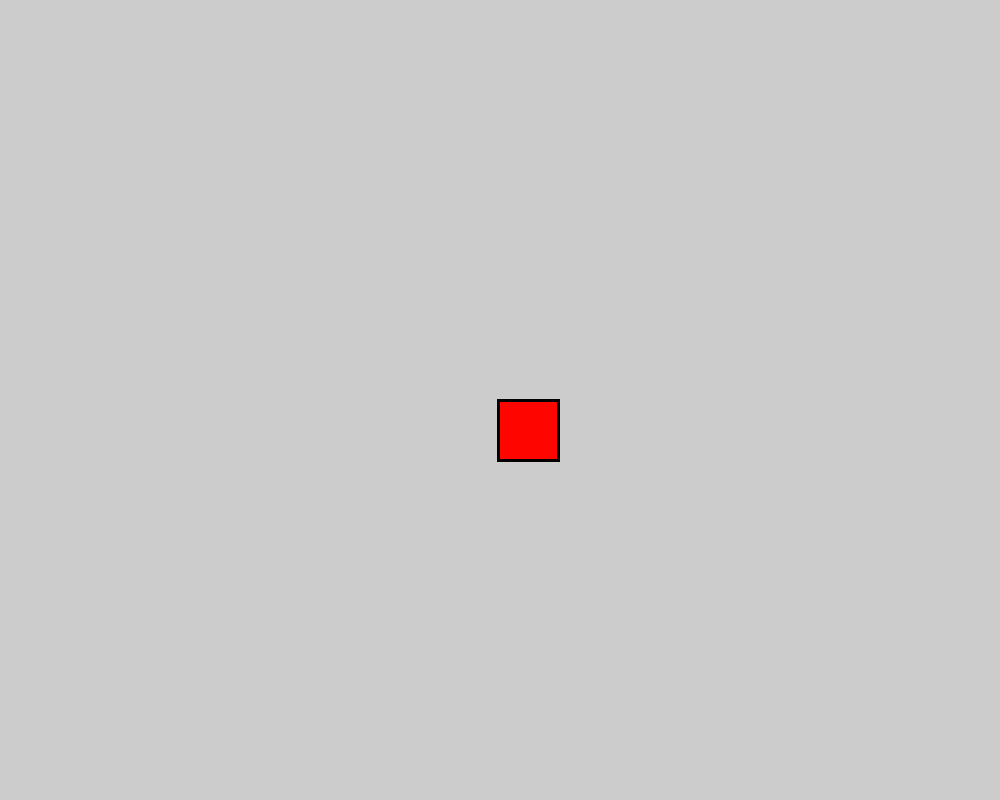
Frame 1 (no input)
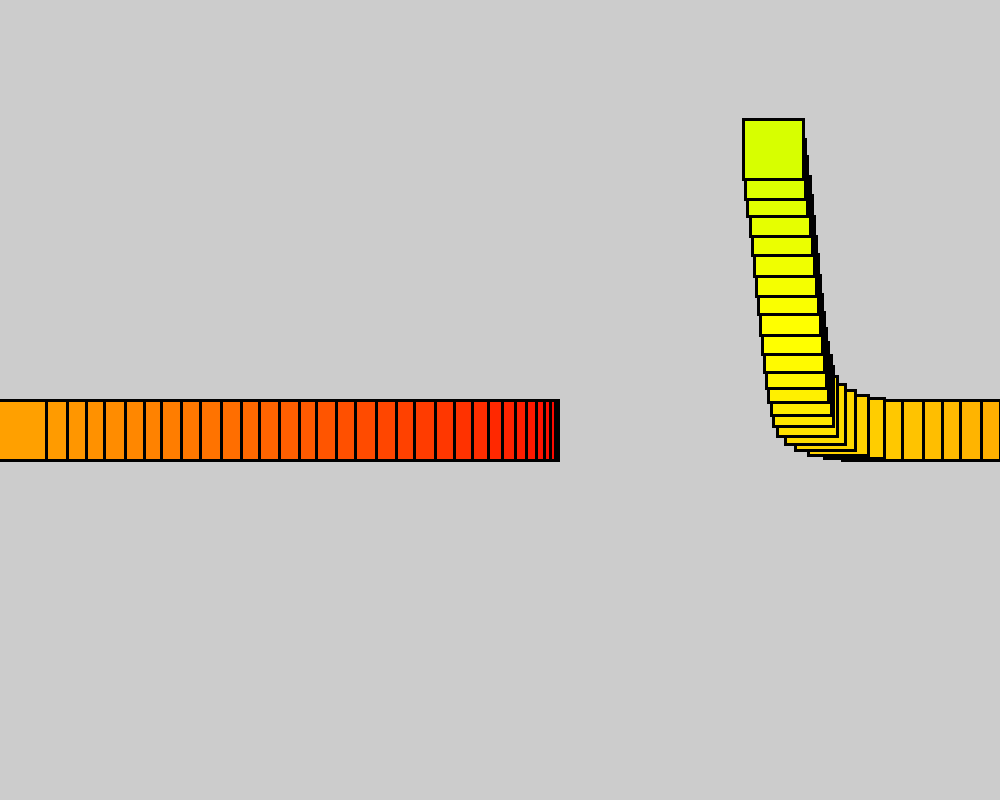
Frame 60 (the mouse pressed at the canvas centre just before this capture)
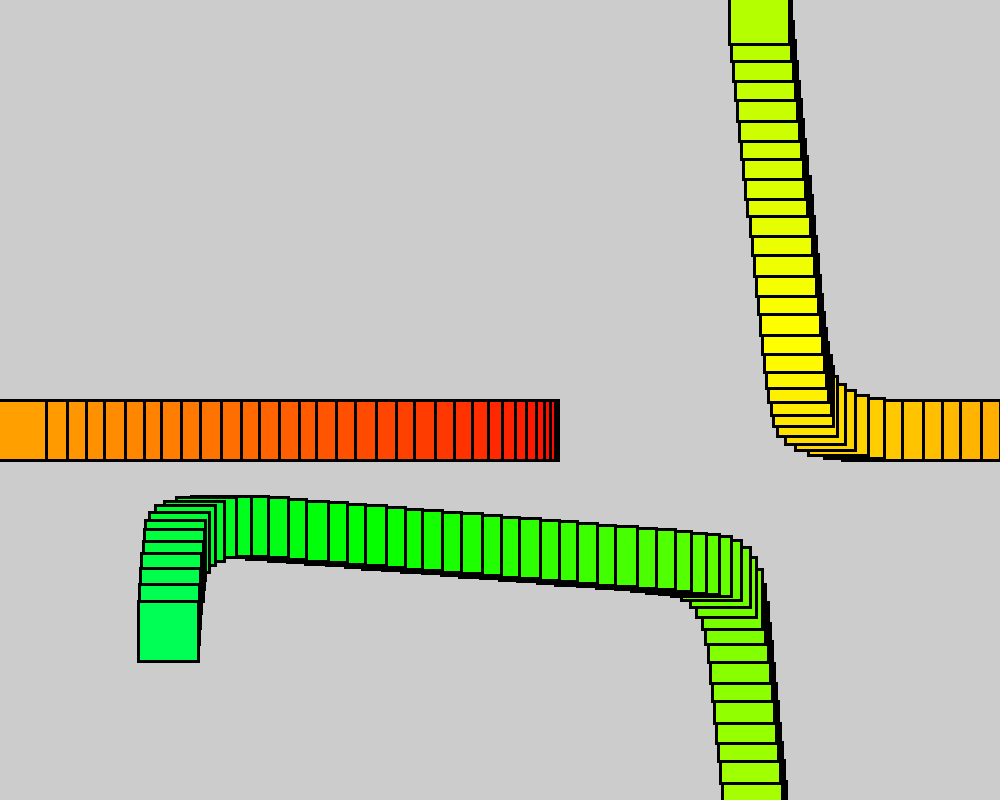
Frame 120 (the mouse held since frame 60 and released just before this capture)

The Processing sketch that drew these frames (run headless with seeded random() and noise(); from frame 60 on, the mouse is pressed at the canvas centre):

// Processing sketch: Disegno_Astratto
// ── Disegno_Astratto.pde
int dimfx =1000, dimfy=800;  //dimensioni finestra
int dimrx, dimry;  //fimensioni rettangolo
float vx, vy, vmax;  //velocità rettangolo
float acc, dec;  //accelerazione e decelerazione
float px, py;  //posizioni rettangolo
int dir, precDir;  //direzione e direzione precedente
int c;  //contatore che tiene conto di quando deve cambiare direzione
int min, max;  //valore minimo e massimo di c
int r=255,g=0,b=0;  //rosso verde blu
int x=0;   //passi
int var;  //variazione del colore

void setup()
{
   dimfx=1000;
   dimfy=800;
   px=dimfx/2;
   py=dimfy/2;
   dimrx=60;
   dimry=60;
   vx=0;
   vy=0;
   acc=4.3;
   dec=2.7;
   vmax=20;
   c = 0;
   min=20;
   max=40;
   precDir = 0;
   var=5;
   frameRate(60);
   strokeWeight(3);
}

void settings()
{ 
   size(dimfx,dimfy);
}

void draw()
{
  /*
      dir = 0; // SU
      dir = 1; // Sx
      dir = 2; // Giu'
      dir = 3; //  Dx
   */   
     
      //viene cambiata la direzione a caso
      if(c <= 0)
      {
        dir = int(random(0,4));
        while (dir%2 == precDir) // impedise che la nuova direzione sia UGUALE o OPPOSTA alla precedente
        //while ( abs(dir - precDir) == 2)  // impedise che la nuova direzione sia OPPOSTA alla precedente
        {
           dir = int(random(0,4));
        }
        
        precDir = dir;
        c = int(random(min,max));
      } else
        c--;
      
      
      //viene aumentata la velocità in base all'accelerazione
      if(dir == 0  && vy>-vmax) {
         vy-=acc;
      }
      if(dir == 1 && vx>-vmax)
      {
         vx-=acc;
      }
      if(dir == 2 && vy<vmax)
      {
         vy+=acc;
      }
      if(dir == 3 && vx<vmax)
      {
         vx+=acc;
      }   

     //decelerazione costante
     if(vy<0)
     {
        vy+=dec;
     }
     if(vx<0)
     {
        vx+=dec;
     }
     if(vy>0)
     {
        vy-=dec;
     }
     if(vx>0)
     {
        vx-=dec;
     }
     
     //vengono cambiati i colori in modo graduale
   if(x>=1530)
   {
      x=0;
      r=255;
      g=0;
      b=0;
   }
   if(x>=0 && x<=255)
   {
      g+=var; 
   }
   if(x>=256 && x<=510)
   {
      r-=var;
   }
   if(x>=511 && x<=765)
   {
      b+=var; 
   }
   if(x>=766 && x<=1020)
   {
      g-=var; 
   }
   if(x>=1021 && x<=1275)
   {
      r+=var;
   }
   if(x>=1276 && x<=1530)
   {
      b-=var; 
   }
   x+=var;
   
   //se il rettangolo tocca un bordo appare dalla parte opposta
   if(px<0)
   {
      px=dimfx;
   }
    if(py<0)
   {
      py=dimfy;
   }
   
   //la posizione viene cambiata in base alla velocità
   if(vx>0.6  || vx<-0.6)
   {
      px+=vx;
   }
   if(vy>0.6 || vy<-0.6)
   {
   py+=vy;
   }
   
   //se il rettangolo tocca un bordo appare dalla parte opposta
    if(px>dimfx)
   {
      px=0; 
   }
   if(py>dimfy)
   {
      py=0; 
   }
  
   
  fill(r, g, b);
  rect(px,py,dimrx,dimry);
   
  println("px:", px, "py:", py,"vx:" , vx, "vy:",vy, "dir:",dir,"precDir:", precDir);
}
